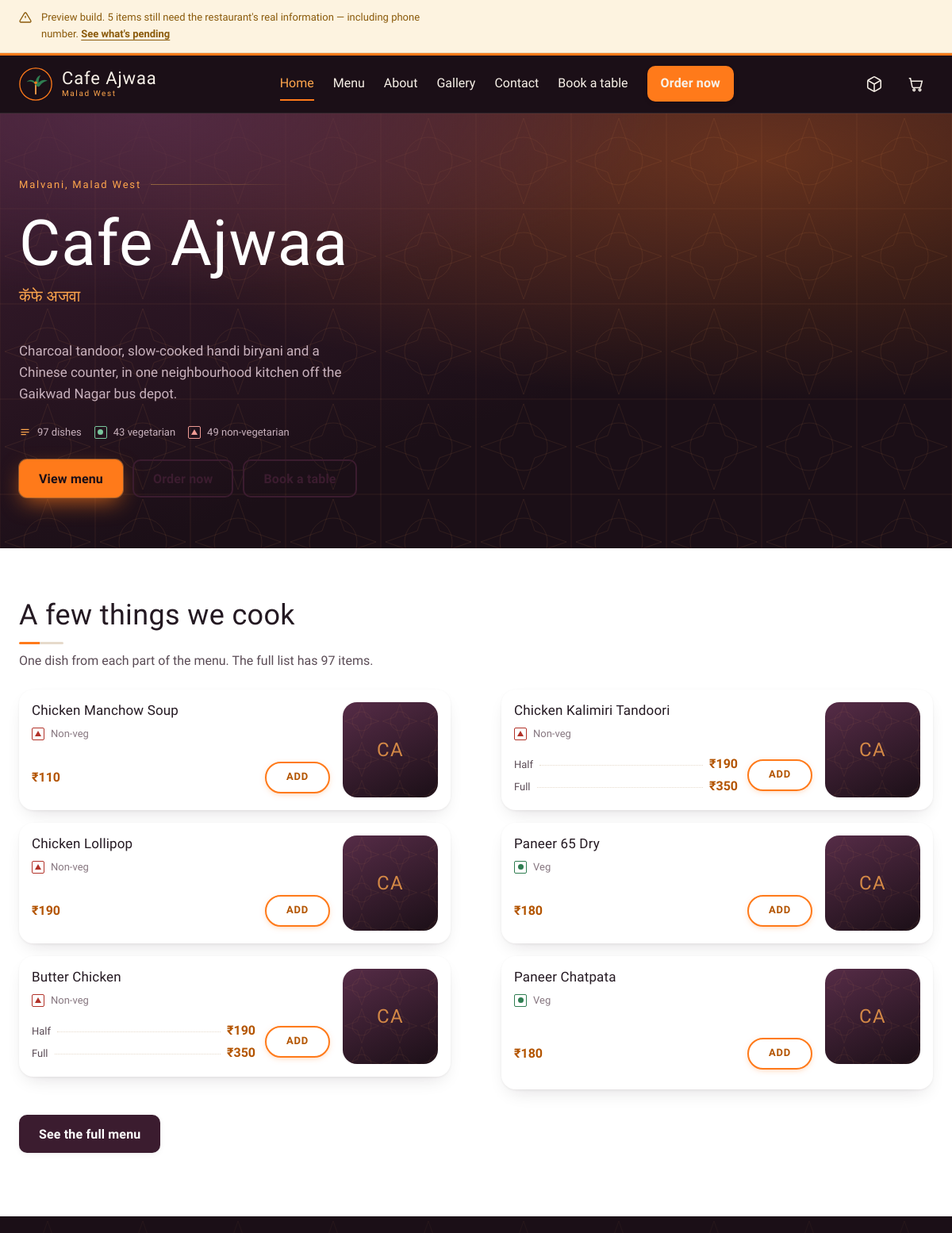
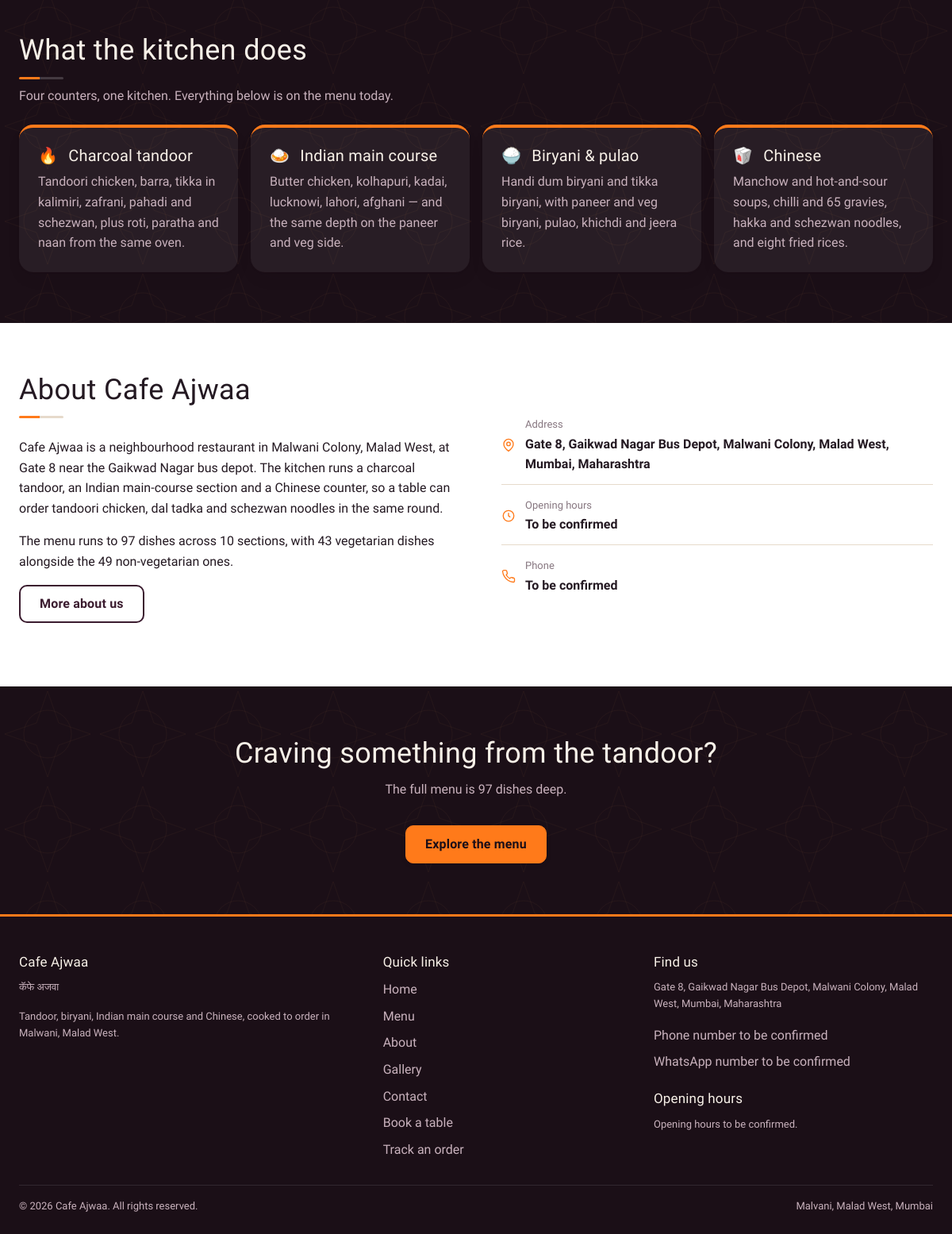
The page / on the database its author committed (2 pictures, top to bottom).
### tables this page shows
CREATE TABLE menu_items (
  id            INT UNSIGNED NOT NULL AUTO_INCREMENT,
  category_id   INT UNSIGNED NOT NULL,
  name          VARCHAR(160) NOT NULL,
   
   
  source_name   VARCHAR(160) NOT NULL DEFAULT '',
  slug          VARCHAR(160) NOT NULL,
  description   VARCHAR(400) NOT NULL DEFAULT '',
  food_type     ENUM('veg','nonveg','egg') NOT NULL DEFAULT 'veg',
  is_bestseller TINYINT(1)   NOT NULL DEFAULT 0,
  is_spicy      TINYINT(1)   NOT NULL DEFAULT 0,
  is_active     TINYINT(1)   NOT NULL DEFAULT 1,
  display_order SMALLINT UNSIGNED NOT NULL DEFAULT 0,
  created_at    DATETIME     DEFAULT NULL,
  updated_at    DATETIME     DEFAULT NULL,
  PRIMARY KEY (id),
  UNIQUE KEY uniq_item_slug (slug),
  KEY idx_item_category (category_id, display_order),
  KEY idx_item_type (food_type),
  KEY idx_item_active (is_active),
  CONSTRAINT fk_item_category FOREIGN KEY (category_id)
    REFERENCES categories (id) ON DELETE RESTRICT ON UPDATE CASCADE
);

CREATE TABLE menu_item_variants (
  id            INT UNSIGNED NOT NULL AUTO_INCREMENT,
  menu_item_id  INT UNSIGNED NOT NULL,
  label         VARCHAR(40)  NOT NULL DEFAULT 'Regular',
  price         DECIMAL(8,2) DEFAULT NULL,
  is_default    TINYINT(1)   NOT NULL DEFAULT 0,
  display_order SMALLINT UNSIGNED NOT NULL DEFAULT 0,
  PRIMARY KEY (id),
  KEY idx_variant_item (menu_item_id, display_order),
  CONSTRAINT fk_variant_item FOREIGN KEY (menu_item_id)
    REFERENCES menu_items (id) ON DELETE CASCADE ON UPDATE CASCADE
);

### includes/partial-menu-item.php (the view, shortened to what the rows shown need)
<?php
$ft        = food_type_meta($item['food_type']);
$variants  = $item['variants'] ?? [];
$hasPrice  = item_from_price($item) !== null;
$firstVar  = $variants[0] ?? null;
$searchKey = strtolower($item['name'] . ' ' . ($categoryName ?? '') . ' ' . ($item['description'] ?? ''));
?>
<li class="menu-item"
    data-menu-item
    data-name="<?= e($searchKey) ?>"
    data-type="<?= e($item['food_type']) ?>"
    data-best="<?= !empty($item['is_bestseller']) ? '1' : '0' ?>">
  <div class="menu-item-info">
    <h3 class="menu-item-name"><?= e($item['name']) ?></h3>
    <div class="menu-item-tags">
      <span class="ftype-line">
        <span class="ftype <?= e($ft['class']) ?>" aria-hidden="true"></span>
        <span class="ftype-text"><?= e($ft['short']) ?></span>
      </span>
    </div>
  </div>
  <div class="menu-item-media">
    <?php if (!empty($item['image'])): ?>
      <img class="menu-item-thumb"
           src="<?= e(url($item['image'])) ?>"
           alt="<?= e($item['image_alt'] ?: $item['name'] . ' at ' . SITE_NAME) ?>"
           width="120" height="120" loading="lazy" decoding="async">
    <?php else: ?>
      <div class="thumb-fallback" aria-hidden="true">CA</div>
    <?php endif; ?>
  </div>
  <div class="menu-item-foot">
    <ul class="price-list">
      <?php foreach ($variants as $v): ?>
        <li class="price-row">
          <?php if (count($variants) > 1): ?>
            <span class="price-label"><?= e($v['label']) ?></span>
            <span class="price-lead" aria-hidden="true"></span>
          <?php endif; ?>
          <span class="price-value<?= $v['price'] === null ? ' is-empty' : '' ?>">
            <?php if ($v['price'] === null): ?>
              On request
            <?php else: ?>
              <?= e(money((float) $v['price'])) ?><?php if (SAMPLE_PRICING): ?><span class="sr-only"> (sample price)</span><?php endif; ?>
            <?php endif; ?>
          </span>
        </li>
      <?php endforeach; ?>
    </ul>
    <?php if (ORDERING_ENABLED && $hasPrice && $firstVar): ?>
      <div class="menu-item-actions">
        <?php if (count($variants) > 1): ?>
          <button class="add-btn" type="button"
                  data-open-variants="<?= (int) $item['id'] ?>"
                  data-variants="<?= ejson($variants) ?>"
                  data-item-name="<?= e($item['name']) ?>">Add</button>
        <?php else: ?>
          <button class="add-btn" type="button"
                  data-add
                  data-item="<?= (int) $item['id'] ?>"
                  data-variant="<?= (int) $firstVar['id'] ?>"
                  data-price="<?= e((string) $firstVar['price']) ?>"
                  data-item-name="<?= e($item['name']) ?>">Add</button>
        <?php endif; ?>
      </div>
    <?php elseif (ORDERING_ENABLED && !$hasPrice && ($wa = whatsapp_href('Hello, what is the price of ' . $item['name'] . '?'))): ?>
      <div class="menu-item-actions">
        <a class="add-btn" href="<?= e($wa) ?>" rel="noopener">Ask</a>
      </div>
    <?php endif; ?>
  </div>
</li>

### index.php (shortened to what the rows shown need)
<?php
$menu     = load_menu();
$featured = featured_items($menu, 6);
$hasBest  = has_bestsellers($menu);
require __DIR__ . '/includes/header.php';
?>
<section class="hero">
  <div class="shell hero-inner">
    <div>
      <h1><?= e(SITE_NAME) ?></h1>
    </div>
  </div>
</section>
<section class="section section--paper">
  <div class="shell">
    <div class="section-head">
      <h2><?= $hasBest ? 'What people order most' : 'A few things we cook' ?></h2>
    </div>
    <ul class="menu-list is-grid">
      <?php foreach ($featured as $item) {
          include __DIR__ . '/includes/partial-menu-item.php';
      } ?>
    </ul>
  </div>
</section>
<section class="section section--dark">
  <div class="shell">
    <div class="section-head">
      <h2>What the kitchen does</h2>
    </div>
  </div>
</section>
<section class="section section--paper">
  <div class="shell split">
    <div>
      <div class="section-head">
        <h2>About <?= e(SITE_NAME) ?></h2>
      </div>
    </div>
  </div>
</section>
<section class="section section--dark">
  <div class="shell" style="text-align:center">
    <h2 style="margin-bottom:.75rem">Craving something from the tandoor?</h2>
  </div>
</section>
<?php require __DIR__ . '/includes/footer.php'; ?>

### rows shown on the page
menu_items: name "Chicken Manchow Soup", food_type "Non-veg", price "₹110"
menu_items: name "Chicken Kalimiri Tandoori", food_type "Non-veg", label "Full", price "₹350"
menu_item_variants: label "Half", price "₹190"
menu_items: name "Chicken Lollipop", food_type "Non-veg"
menu_item_variants: price "₹190"
menu_items: name "Paneer 65 Dry", food_type "Veg"
menu_item_variants: price "₹180"
menu_items: name "Butter Chicken", food_type "Non-veg", label "Half", price "₹190", label "Full", price "₹350"
menu_items: name "Paneer Chatpata", food_type "Veg"
menu_item_variants: price "₹180"

### other values the page prints
count($pending) "5"
$pending[0] "phone number"
SITE_NAME "Cafe Ajwaa"
$label "Home"
$label "Menu"
$label "About"
$label "Gallery"
$label "Contact"
$label "Book a table"
SITE_NAME_LOCAL "कॅफे अजवा"
count($menu['items']) "97"
$counts['veg'] "43"
$counts['nonveg'] "49"
count($menu['categories']) "10"
full_address() "Gate 8, Gaikwad Nagar Bus Depot, Malwani Colony, Malad West, Mumbai, Maharashtra"
